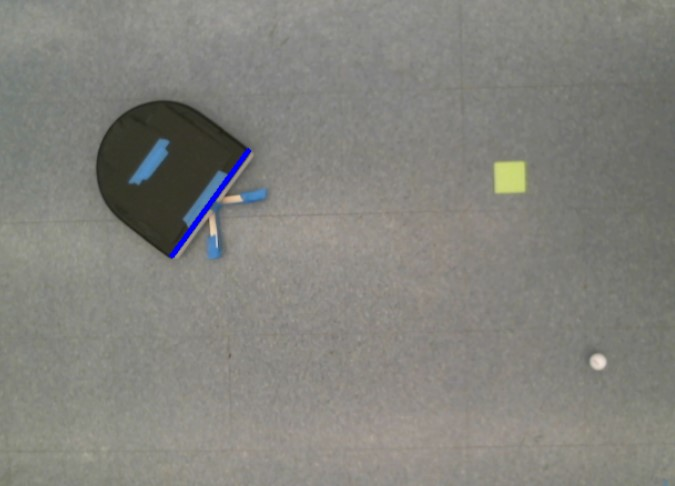
#> input picture media/raw_feed.jpg, 675 x 486 px, given in place of the camera
$ python camera_test.py
#> lines starting #> are read from the running program, lines starting #| are printed output that depends on the picture; after the words box and inside, x2 and y2 are one past the last pixel; in counts of white or black regions, pixels touching at a corner belong together
"""Module for testing camera input"""

import time
import cv2
import numpy as np


cv2.namedWindow("preview")
cv2.namedWindow("binary_window")
cv2.namedWindow("filled_window")

camera = cv2.VideoCapture(0)
rval = False

while not rval:
    if camera.isOpened():  # try to get the first frame
        rval, frame = camera.read()
#> frame is the input picture: shape (486, 675, 3); mean B, G, R 124.6, 130.4, 130.7


def fill_neato(input_image):
    """Filling only the Neato in a binary image"""

    filled_neato_frame = input_image.copy()

    h, w = input_image.shape[:2]
    mask = np.zeros((h + 2, w + 2), np.uint8)

    cv2.floodFill(filled_neato_frame, mask, (0, 0), 255)
    inv_filled_neato_frame = cv2.bitwise_not(filled_neato_frame)
    im_out = input_image | inv_filled_neato_frame

    return im_out


while rval:  # while camera is open
    rval, frame = camera.read()
    time.sleep(0.05)
    key = cv2.waitKey(20)
#> (key Esc is pressed here)

    cv2.imshow("preview", frame)  # show the last frame

    binary_image = cv2.inRange(frame, (0, 0, 0), (120, 110, 100))
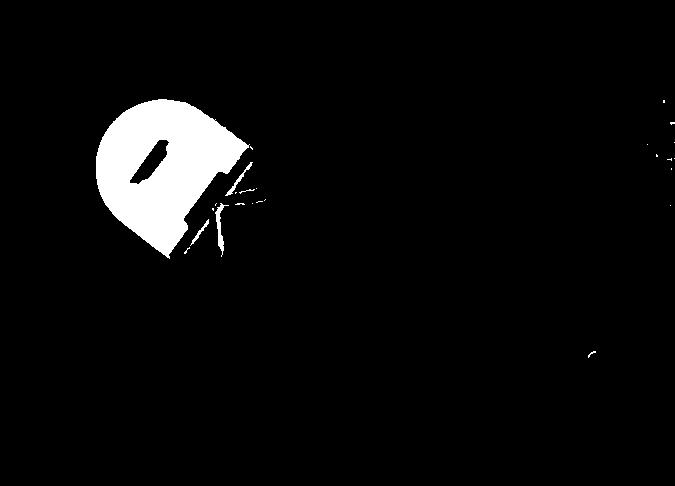
#> binary_image: shape (486, 675); 4.4% white; 25 white regions (20 under 20 px), largest, box (x1, y1, x2, y2) and area: (96, 99, 250, 259) 13779, (215, 203, 229, 257) 219, (225, 162, 253, 196) 126, (190, 219, 209, 246) 85, (239, 189, 255, 194) 21
    cv2.imshow("binary_window", binary_image)

    filled_frame = fill_neato(binary_image)
#> in fill_neato, `cv2.floodFill(filled_neato_frame, mask, (0, 0), 255)`:
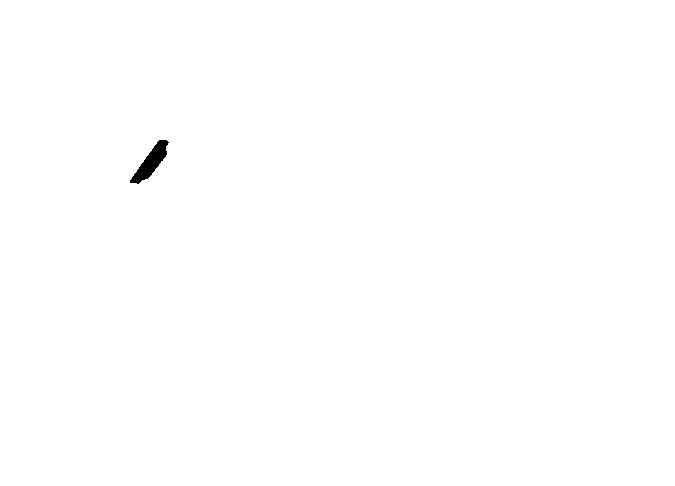
#> filled_neato_frame: shape (486, 675); 99.8% white; 1 black region, box (x1, y1, x2, y2) and area: (130, 140, 169, 184) 672
#> in fill_neato, `im_out = input_image | inv_filled_neato_frame`:
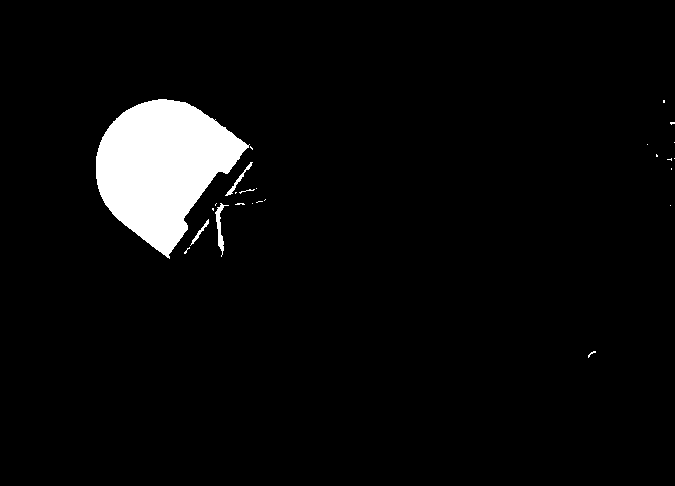
#> im_out: shape (486, 675); 4.6% white; 25 white regions (20 under 20 px), largest, box (x1, y1, x2, y2) and area: (96, 99, 250, 259) 14451, (215, 203, 229, 257) 219, (225, 162, 253, 196) 126, (190, 219, 209, 246) 85, (239, 189, 255, 194) 21
    cv2.imshow("filled_window", filled_frame)

    if key == 27:  # exit on ESC
        break
